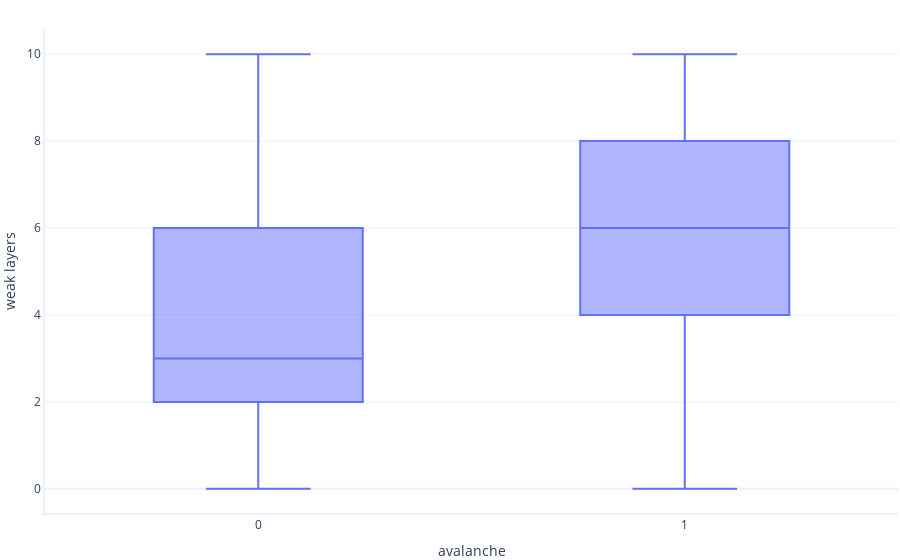

The code cell stored with this chart in its notebook:
### Code cell
import graphings # custom graphing code. See our GitHub repo for details

#Import the data from the .csv file
dataset = pd.read_csv('avalanche.csv', delimiter="\t")

#Let's have a look at the data and the relationship we're going to model
print(dataset.head())

graphings.box_and_whisker(dataset, label_x="avalanche", label_y="weak_layers")

### Figure 1 — Plotly figure (JSON) as saved in the notebook; plotly's stock layout.template omitted (floating-point values rounded to 4 significant figures; data arrays with more than 128 entries replaced by an {"elided": "..."} marker saying what was removed)
{"data": [{"alignmentgroup": "True", "hovertemplate": "avalanche=%{x}<br>weak layers=%{y}<extra></extra>", "legendgroup": "", "marker": {"color": "#636efa"}, "name": "", "notched": false, "offsetgroup": "", "orientation": "v", "showlegend": false, "type": "box", "x": {"elided": "1095 int values"}, "x0": " ", "xaxis": "x", "y": {"elided": "1095 int values"}, "y0": " ", "yaxis": "y"}], "layout": {"boxmode": "group", "legend": {"tracegroupgap": 0}, "xaxis": {"anchor": "y", "domain": [0, 1], "title": {"text": "avalanche"}}, "yaxis": {"anchor": "x", "domain": [0, 1], "title": {"text": "weak layers"}}}}
